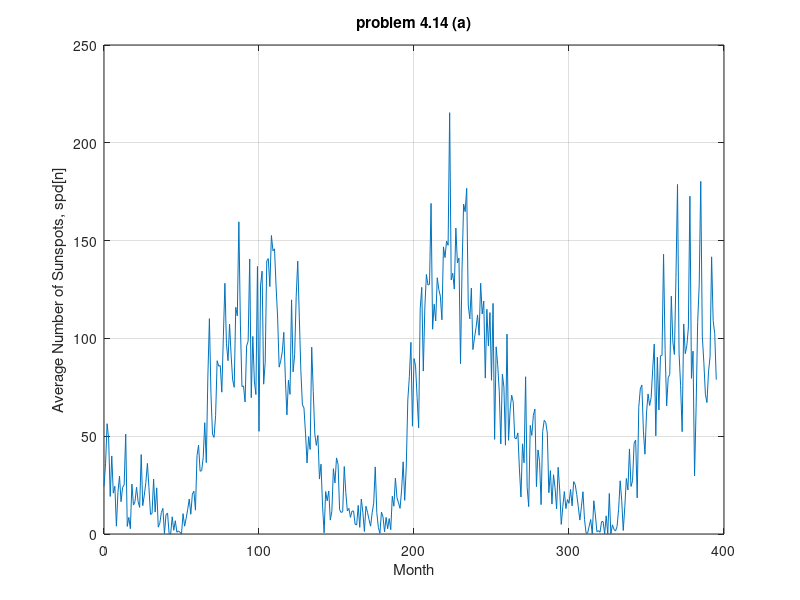
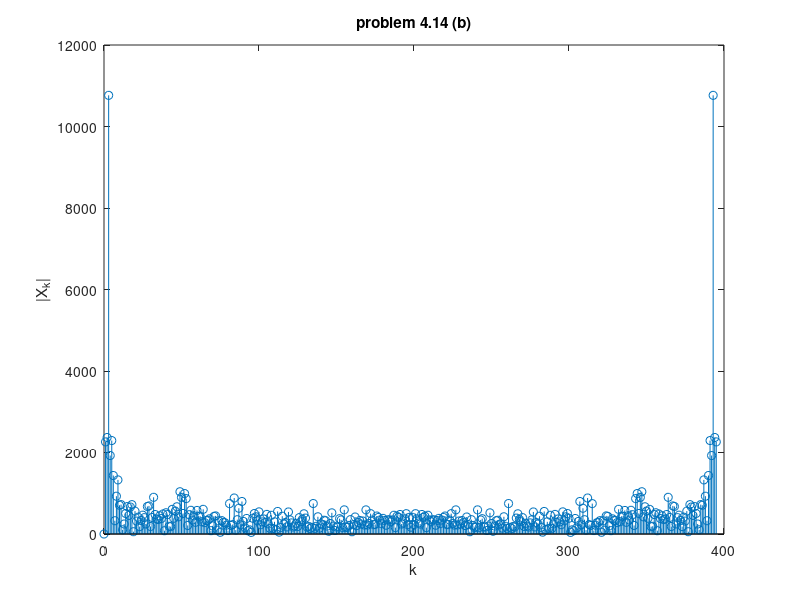
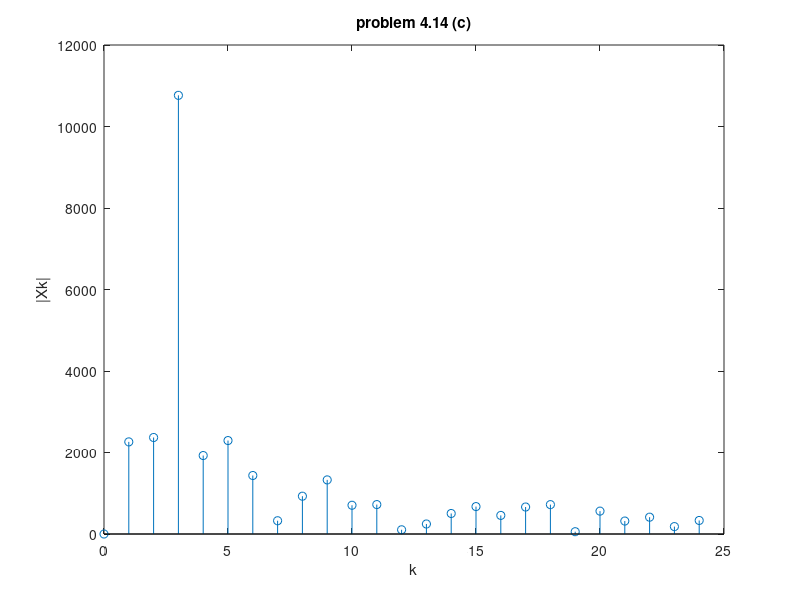
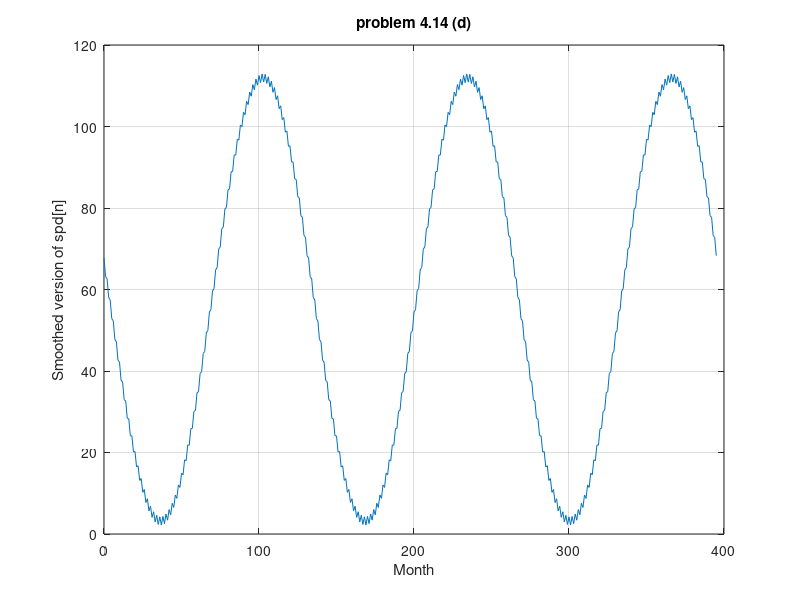

Write MATLAB code to recreate these figures, in order.
% Signal & System problem 4.14

clear all; clc;

% problem 4.14(a)
spd = load('sunspot.txt');
month = 0:395;
avg_num = spd(:,4);
figure(1)
plot(month,avg_num);
grid on;
title('problem 4.14 (a)');
xlabel('Month'); ylabel('Average Number of Sunspots, spd[n]');

% problem 4.14(b)
x = avg_num-(1/396)*sum(avg_num);
Xk = fft(x);
n = 0:395;
figure(2)
stem(n,abs(Xk(n+1)));
title('problem 4.14 (b)');
xlabel('k'); ylabel('|X_k|');

% problem 4.14(c)
n = 0:24;
figure(3)
stem(n,abs(Xk(1:25)));
title('problem 4.14 (c)');
xlabel('k'); ylabel('|Xk|');

% problem 4.14(d)
X = fft(spd(:,4));
n = 0:395;
s = X(1)/396+(2/396)*(real(X(4))*cos(pi*n/66)-imag(X(4))*sin(pi*n/66))+1/396*(real(X(396/2)))*cos(pi*n);
figure(4)
plot(n,s);
grid on;
title('problem 4.14 (d)');
xlabel('Month'); ylabel('Smoothed version of spd[n]');

% problem 4.14(e)
figure(5)
plot(month,avg_num);
hold on
plot(n,s,':');
grid on
title('problem 4.14 (e)');
xlabel('Month'); ylabel('spd[n] and s[n]');
legend('spd[n]','s[n]')
figure(6)
resi=abs(s'-avg_num);
plot(month,resi);
title('error between spd[n] and s[n]')
xlabel('Month'); ylabel('Absoulte value(spd[n]-s[n])');